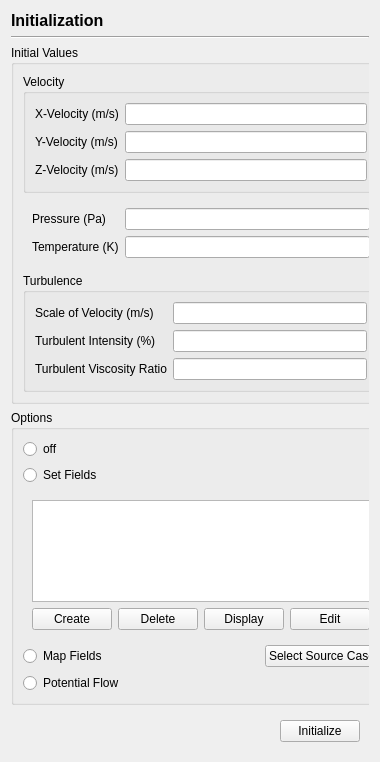
<?xml version="1.0" encoding="UTF-8"?>
<ui version="4.0">
 <class>InitializationPage</class>
 <widget class="QWidget" name="InitializationPage">
  <property name="geometry">
   <rect>
    <x>0</x>
    <y>0</y>
    <width>380</width>
    <height>762</height>
   </rect>
  </property>
  <property name="windowTitle">
   <string>Form</string>
  </property>
  <layout class="QVBoxLayout" name="verticalLayout_4">
   <item>
    <widget class="QLabel" name="label">
     <property name="font">
      <font>
       <pointsize>12</pointsize>
       <bold>true</bold>
      </font>
     </property>
     <property name="text">
      <string>Initialization</string>
     </property>
    </widget>
   </item>
   <item>
    <widget class="Line" name="line">
     <property name="orientation">
      <enum>Qt::Horizontal</enum>
     </property>
    </widget>
   </item>
   <item>
    <widget class="QScrollArea" name="scrollArea">
     <property name="frameShape">
      <enum>QFrame::NoFrame</enum>
     </property>
     <property name="horizontalScrollBarPolicy">
      <enum>Qt::ScrollBarAlwaysOff</enum>
     </property>
     <property name="widgetResizable">
      <bool>true</bool>
     </property>
     <widget class="QWidget" name="scrollAreaWidgetContents">
      <property name="geometry">
       <rect>
        <x>0</x>
        <y>0</y>
        <width>365</width>
        <height>659</height>
       </rect>
      </property>
      <layout class="QVBoxLayout" name="verticalLayout_5">
       <property name="leftMargin">
        <number>0</number>
       </property>
       <property name="topMargin">
        <number>0</number>
       </property>
       <property name="rightMargin">
        <number>9</number>
       </property>
       <property name="bottomMargin">
        <number>0</number>
       </property>
       <item>
        <widget class="QGroupBox" name="groupBox">
         <property name="title">
          <string>Initial Values</string>
         </property>
         <layout class="QVBoxLayout" name="verticalLayout">
          <item>
           <widget class="QGroupBox" name="groupBox_2">
            <property name="title">
             <string>Velocity</string>
            </property>
            <layout class="QFormLayout" name="formLayout">
             <item row="0" column="0">
              <widget class="QLabel" name="label_2">
               <property name="text">
                <string>X-Velocity (m/s)</string>
               </property>
              </widget>
             </item>
             <item row="0" column="1">
              <widget class="QLineEdit" name="xVelocity"/>
             </item>
             <item row="1" column="0">
              <widget class="QLabel" name="label_3">
               <property name="text">
                <string>Y-Velocity (m/s)</string>
               </property>
              </widget>
             </item>
             <item row="1" column="1">
              <widget class="QLineEdit" name="yVelocity"/>
             </item>
             <item row="2" column="0">
              <widget class="QLabel" name="label_4">
               <property name="text">
                <string>Z-Velocity (m/s)</string>
               </property>
              </widget>
             </item>
             <item row="2" column="1">
              <widget class="QLineEdit" name="zVelocity"/>
             </item>
            </layout>
           </widget>
          </item>
          <item>
           <widget class="QWidget" name="properties" native="true">
            <layout class="QFormLayout" name="formLayout_2">
             <item row="0" column="0">
              <widget class="QLabel" name="label_5">
               <property name="text">
                <string>Pressure (Pa)</string>
               </property>
              </widget>
             </item>
             <item row="0" column="1">
              <widget class="QLineEdit" name="pressure"/>
             </item>
             <item row="1" column="0">
              <widget class="QLabel" name="label_6">
               <property name="text">
                <string>Temperature (K)</string>
               </property>
              </widget>
             </item>
             <item row="1" column="1">
              <widget class="QLineEdit" name="temperature"/>
             </item>
            </layout>
           </widget>
          </item>
          <item>
           <widget class="QGroupBox" name="groupBox_4">
            <property name="title">
             <string>Turbulence</string>
            </property>
            <layout class="QFormLayout" name="formLayout_3">
             <item row="0" column="0">
              <widget class="QLabel" name="label_7">
               <property name="text">
                <string>Scale of Velocity (m/s)</string>
               </property>
              </widget>
             </item>
             <item row="0" column="1">
              <widget class="QLineEdit" name="scaleOfVelocity"/>
             </item>
             <item row="1" column="0">
              <widget class="QLabel" name="label_8">
               <property name="text">
                <string>Turbulent Intensity (%)</string>
               </property>
              </widget>
             </item>
             <item row="1" column="1">
              <widget class="QLineEdit" name="turbulentIntensity"/>
             </item>
             <item row="2" column="0">
              <widget class="QLabel" name="label_9">
               <property name="text">
                <string>Turbulent Viscosity Ratio</string>
               </property>
              </widget>
             </item>
             <item row="2" column="1">
              <widget class="QLineEdit" name="turbulentViscosityRatio"/>
             </item>
            </layout>
           </widget>
          </item>
         </layout>
        </widget>
       </item>
       <item>
        <widget class="QGroupBox" name="groupBox_3">
         <property name="title">
          <string>Options</string>
         </property>
         <layout class="QVBoxLayout" name="verticalLayout_2">
          <item>
           <widget class="QRadioButton" name="off">
            <property name="text">
             <string>off</string>
            </property>
            <attribute name="buttonGroup">
             <string notr="true">optionRadioGroup</string>
            </attribute>
           </widget>
          </item>
          <item>
           <widget class="QRadioButton" name="setFields">
            <property name="text">
             <string>Set Fields</string>
            </property>
            <attribute name="buttonGroup">
             <string notr="true">optionRadioGroup</string>
            </attribute>
           </widget>
          </item>
          <item>
           <widget class="QWidget" name="widget_2" native="true">
            <layout class="QVBoxLayout" name="verticalLayout_3">
             <item>
              <widget class="QListWidget" name="regions">
               <property name="sizePolicy">
                <sizepolicy hsizetype="Expanding" vsizetype="Preferred">
                 <horstretch>0</horstretch>
                 <verstretch>0</verstretch>
                </sizepolicy>
               </property>
              </widget>
             </item>
             <item>
              <widget class="QWidget" name="widget_3" native="true">
               <layout class="QHBoxLayout" name="horizontalLayout">
                <property name="leftMargin">
                 <number>0</number>
                </property>
                <property name="topMargin">
                 <number>0</number>
                </property>
                <property name="rightMargin">
                 <number>0</number>
                </property>
                <property name="bottomMargin">
                 <number>0</number>
                </property>
                <item>
                 <widget class="QPushButton" name="create">
                  <property name="text">
                   <string>Create</string>
                  </property>
                 </widget>
                </item>
                <item>
                 <widget class="QPushButton" name="delete_">
                  <property name="text">
                   <string>Delete</string>
                  </property>
                 </widget>
                </item>
                <item>
                 <widget class="QPushButton" name="display">
                  <property name="text">
                   <string>Display</string>
                  </property>
                 </widget>
                </item>
                <item>
                 <widget class="QPushButton" name="edit">
                  <property name="text">
                   <string>Edit</string>
                  </property>
                 </widget>
                </item>
               </layout>
              </widget>
             </item>
            </layout>
           </widget>
          </item>
          <item>
           <widget class="QWidget" name="widget_4" native="true">
            <layout class="QHBoxLayout" name="horizontalLayout_2">
             <property name="leftMargin">
              <number>0</number>
             </property>
             <property name="topMargin">
              <number>0</number>
             </property>
             <property name="rightMargin">
              <number>0</number>
             </property>
             <property name="bottomMargin">
              <number>0</number>
             </property>
             <item>
              <widget class="QRadioButton" name="mapFields">
               <property name="text">
                <string>Map Fields</string>
               </property>
               <attribute name="buttonGroup">
                <string notr="true">optionRadioGroup</string>
               </attribute>
              </widget>
             </item>
             <item>
              <spacer name="horizontalSpacer">
               <property name="orientation">
                <enum>Qt::Horizontal</enum>
               </property>
               <property name="sizeHint" stdset="0">
                <size>
                 <width>130</width>
                 <height>20</height>
                </size>
               </property>
              </spacer>
             </item>
             <item>
              <widget class="QPushButton" name="selectSourceCase">
               <property name="text">
                <string>Select Source Case</string>
               </property>
              </widget>
             </item>
            </layout>
           </widget>
          </item>
          <item>
           <widget class="QRadioButton" name="potentialFlow">
            <property name="text">
             <string>Potential Flow</string>
            </property>
            <attribute name="buttonGroup">
             <string notr="true">optionRadioGroup</string>
            </attribute>
           </widget>
          </item>
         </layout>
        </widget>
       </item>
       <item>
        <spacer name="verticalSpacer">
         <property name="orientation">
          <enum>Qt::Vertical</enum>
         </property>
         <property name="sizeHint" stdset="0">
          <size>
           <width>20</width>
           <height>40</height>
          </size>
         </property>
        </spacer>
       </item>
      </layout>
     </widget>
    </widget>
   </item>
   <item>
    <widget class="QWidget" name="widget_5" native="true">
     <layout class="QHBoxLayout" name="horizontalLayout_3">
      <item>
       <spacer name="horizontalSpacer_2">
        <property name="orientation">
         <enum>Qt::Horizontal</enum>
        </property>
        <property name="sizeHint" stdset="0">
         <size>
          <width>260</width>
          <height>20</height>
         </size>
        </property>
       </spacer>
      </item>
      <item>
       <widget class="QPushButton" name="initialize">
        <property name="text">
         <string>Initialize</string>
        </property>
       </widget>
      </item>
     </layout>
    </widget>
   </item>
  </layout>
 </widget>
 <resources/>
 <connections/>
 <buttongroups>
  <buttongroup name="optionRadioGroup"/>
 </buttongroups>
</ui>
